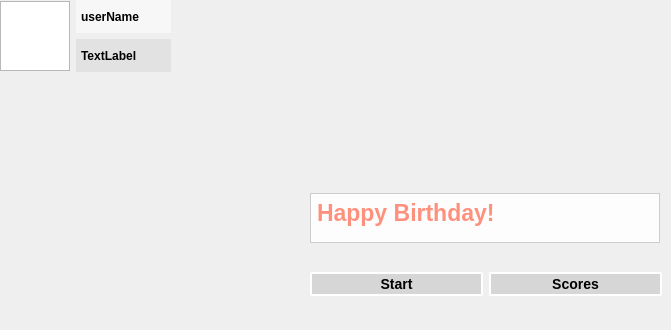
    <widget class="QWidget" name="startPage">
     <property name="styleSheet">
      <string notr="true">#startPage{border-image: url(:/images/background.png) cover;}</string>
     </property>
     <widget class="QWidget" name="gridLayoutWidget">
      <property name="geometry">
       <rect>
        <x>310</x>
        <y>170</y>
        <width>352</width>
        <height>151</height>
       </rect>
      </property>
      <layout class="QGridLayout" name="gridLayout">
       <item row="2" column="0">
        <widget class="QPushButton" name="start">
         <property name="styleSheet">
          <string notr="true">#start{
background-color:rgb(214, 214, 214);
color: rgb(0, 0, 0);
border-style:outset;
border-width: 2px;
border-color:rgb(255, 255, 255);
font: bold 14px;
padding: 2px;
}</string>
         </property>
         <property name="text">
          <string>Start</string>
         </property>
        </widget>
       </item>
       <item row="2" column="1">
        <widget class="QPushButton" name="scores">
         <property name="styleSheet">
          <string notr="true">#scores{
background-color:rgb(214, 214, 214);
color: rgb(0, 0, 0);
border-style:outset;
border-width: 2px;
border-color:rgb(255, 255, 255);
font: bold 14px;
padding: 2px;
}</string>
         </property>
         <property name="text">
          <string>Scores</string>
         </property>
        </widget>
       </item>
       <item row="0" column="0" colspan="2">
        <widget class="QTextBrowser" name="congrats">
         <property name="sizePolicy">
          <sizepolicy hsizetype="Minimum" vsizetype="Minimum">
           <horstretch>0</horstretch>
           <verstretch>0</verstretch>
          </sizepolicy>
         </property>
         <property name="minimumSize">
          <size>
           <width>350</width>
           <height>30</height>
          </size>
         </property>
         <property name="maximumSize">
          <size>
           <width>350</width>
           <height>50</height>
          </size>
         </property>
         <property name="styleSheet">
          <string notr="true">#congrats{
background-color:rgba(255, 255, 255, 217);
color: rgb(255, 38, 0);
font: bold 23px;
padding: 2px;
text-align: center;
}</string>
         </property>
         <property name="placeholderText">
          <string>Happy Birthday!</string>
         </property>
        </widget>
       </item>
      </layout>
     </widget>
     <widget class="QWidget" name="gridLayoutWidget_5">
      <property name="geometry">
       <rect>
        <x>0</x>
        <y>0</y>
        <width>171</width>
        <height>72</height>
       </rect>
      </property>
      <layout class="QGridLayout" name="profile_1">
       <item row="0" column="1">
        <widget class="QLabel" name="userName_1">
         <property name="sizePolicy">
          <sizepolicy hsizetype="Expanding" vsizetype="Preferred">
           <horstretch>0</horstretch>
           <verstretch>0</verstretch>
          </sizepolicy>
         </property>
         <property name="minimumSize">
          <size>
           <width>80</width>
           <height>30</height>
          </size>
         </property>
         <property name="styleSheet">
          <string notr="true">#userName_1{
background-color:rgba(255, 255, 255, 128);
color: rgb(0, 0, 0);
font: bold 12px;
padding: 2px;
}</string>
         </property>
         <property name="text">
          <string>userName</string>
         </property>
         <property name="alignment">
          <set>Qt::AlignLeading|Qt::AlignLeft|Qt::AlignVCenter</set>
         </property>
        </widget>
       </item>
       <item row="1" column="1">
        <widget class="QLabel" name="currentDate_1">
         <property name="sizePolicy">
          <sizepolicy hsizetype="Expanding" vsizetype="Preferred">
           <horstretch>0</horstretch>
           <verstretch>0</verstretch>
          </sizepolicy>
         </property>
         <property name="minimumSize">
          <size>
           <width>80</width>
           <height>30</height>
          </size>
         </property>
         <property name="styleSheet">
          <string notr="true">#currentDate_1{
background-color:rgba(214, 214, 214, 128);
color: rgb(0, 0, 0);
font: bold 12px;
padding: 2px;
}</string>
         </property>
         <property name="text">
          <string>TextLabel</string>
         </property>
         <property name="alignment">
          <set>Qt::AlignLeading|Qt::AlignLeft|Qt::AlignVCenter</set>
         </property>
        </widget>
       </item>
       <item row="0" column="0" rowspan="2">
        <widget class="QGraphicsView" name="avatar_1">
         <property name="minimumSize">
          <size>
           <width>50</width>
           <height>50</height>
          </size>
         </property>
         <property name="maximumSize">
          <size>
           <width>70</width>
           <height>70</height>
          </size>
         </property>
         <property name="verticalScrollBarPolicy">
          <enum>Qt::ScrollBarAlwaysOff</enum>
         </property>
         <property name="horizontalScrollBarPolicy">
          <enum>Qt::ScrollBarAlwaysOff</enum>
         </property>
        </widget>
       </item>
      </layout>
     </widget>
    </widget>
